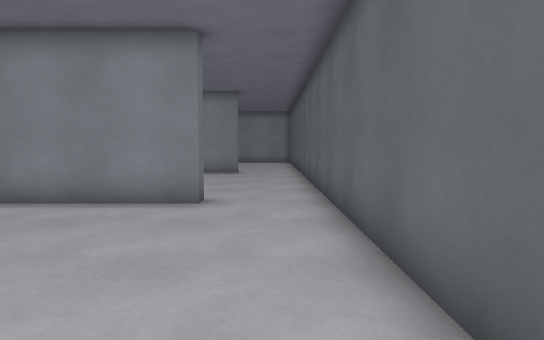
View 1 (above)

17 first-person views from a walk through a Godot game level. The camera is 1.2 m above the floor, tilts 4° down and sees 75° across. The floor is counted in squares, 1 m on a side. Each view is taken from the middle of a square. On the plan, view 1 faces up. The plan holds only what a view shows up to about 14 squares ahead; the rest is blank.

View 2
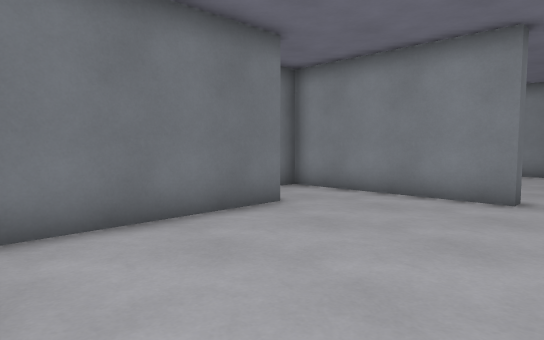

View 3
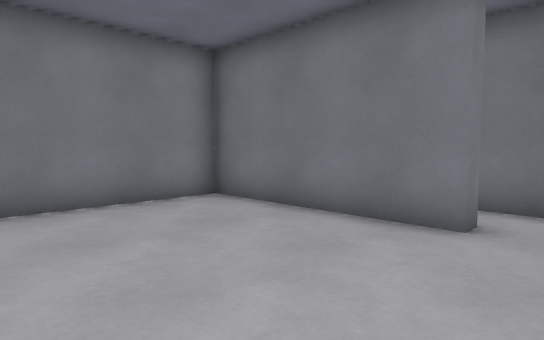

View 4
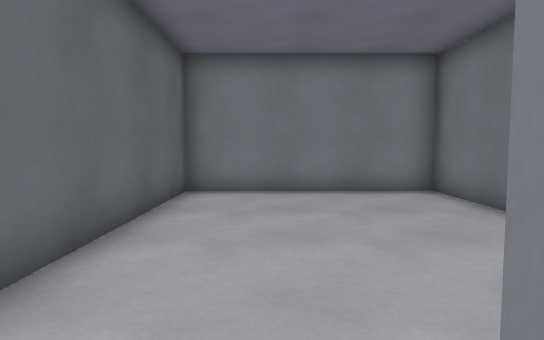

View 5
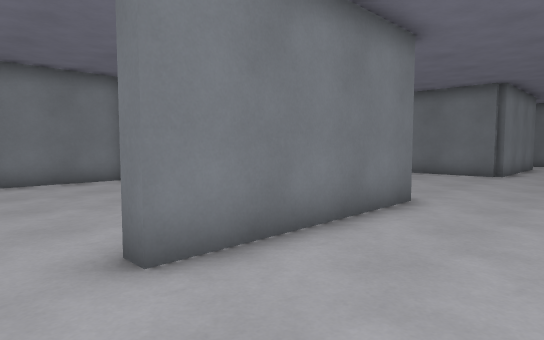

View 6
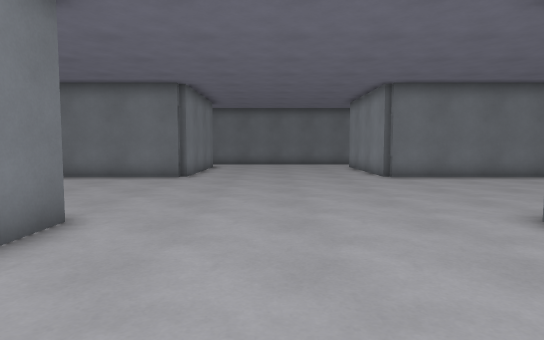

View 7
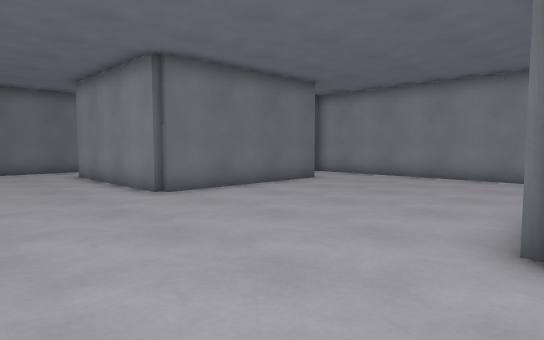

View 8
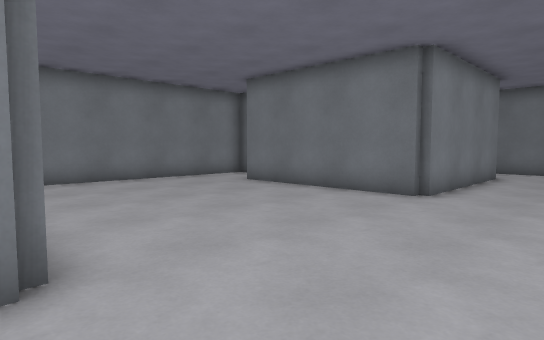

View 9
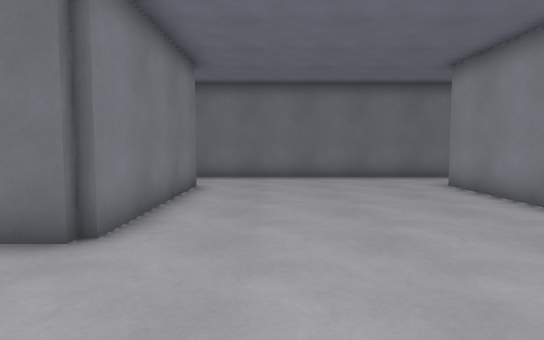

View 10
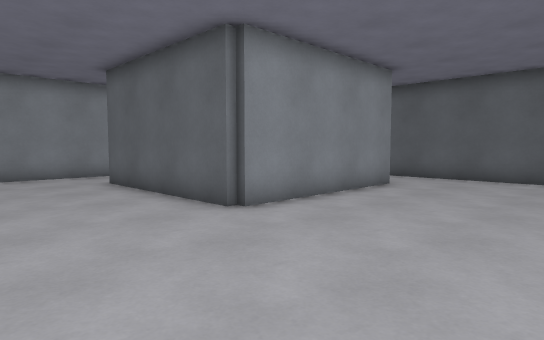

View 11
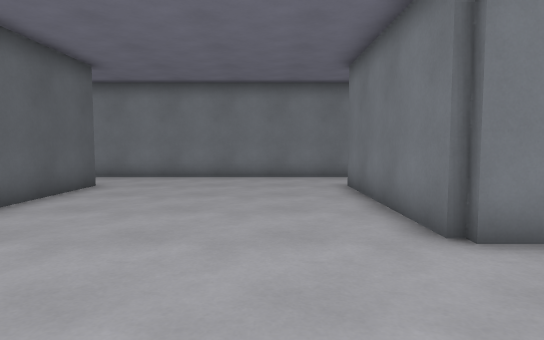

View 12
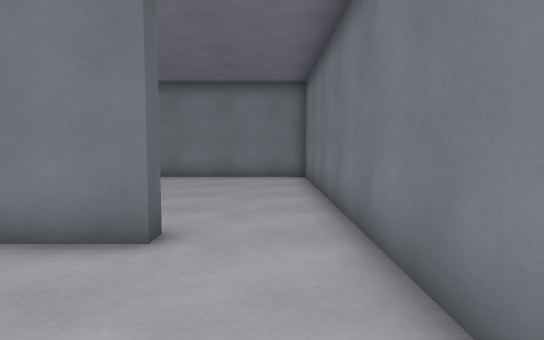

View 13
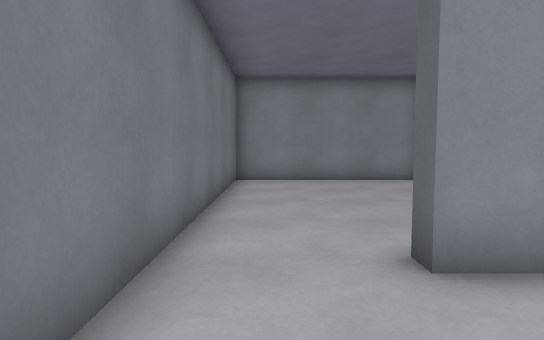

View 14
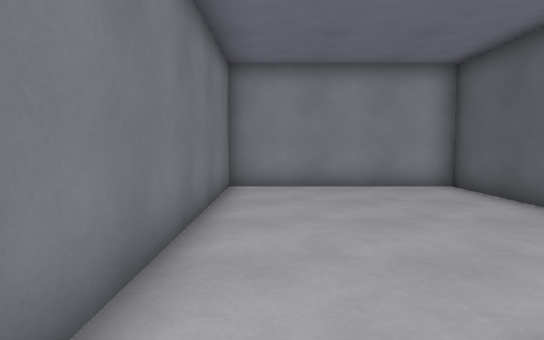

View 15
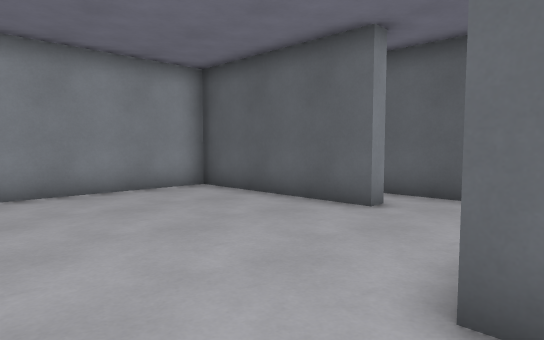

View 16
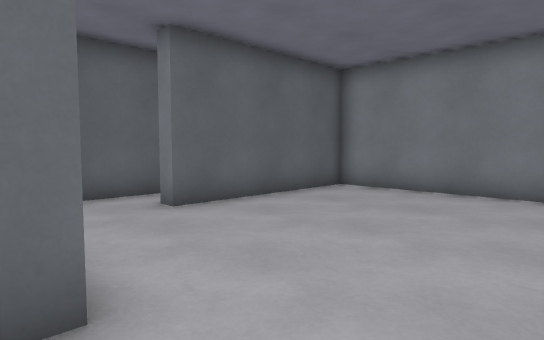

View 17
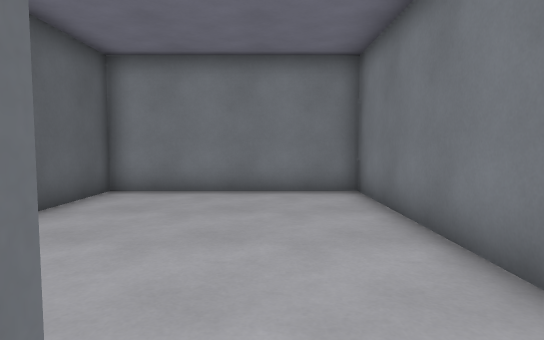

### Floor plan
Ten units are one square. View 1 is at (0, 0); x grows to the right and y downward. Boxes are objects, and circles mark ways between rooms. Rooms are numbered by the first view taken in them; rooms with no view inside come last. Other rooms are left out.
<svg viewBox="-247 -247 265 264">
<path fill="none" stroke="#000" d="M-53 -45 -53 12 13 12 13 -65M-15 -73 -56 -73M-158 -174 -158 -194M-76 -78 -15 -78 -15 -73M-78 -154 -78 -215M-158 -36 -158 -56M-171 -185 -177 -185 -177 -242 -242 -242 -242 12 -177 12 -177 -45 -172 -45M-215 -71 -215 -78 -153 -78 -153 -15M-73 -51 -73 -40M-56 -73 -73 -73M-59 -45 -53 -45M-153 -215 -153 -153 -215 -153 -215 -158M-78 -15 -78 -52M-159 12 -64 12M-14 -153 -75 -153M-86 -242 -136 -242M13 -65 13 -146"/>
<circle cx="-5" cy="-70" r="3" fill="#2a7"/>
<circle cx="-60" cy="-55" r="3" fill="#2a7"/>
<text x="-30" y="-30">1</text>
<text x="-140" y="-110">2</text>
</svg>
Room 1 opens to room 2.

Where each view was taken, in squares from view 1:
view 1: 0 up, 0 right, facing up
view 2: 1 down, 0 right, facing up-left
view 3: 6 up, 0 right, facing down-left
view 4: 8 up, 1 left, facing down
view 5: 11 up, 0 right, facing down-left
view 6: 11 up, 2 left, facing left
view 7: 11 up, 7 left, facing up-left
view 8: 11 up, 7 left, facing down-left
view 9: 10 up, 11 left, facing left
view 10: 10 up, 12 left, facing up-right
view 11: 12 up, 13 left, facing down
view 12: 12 up, 23 left, facing down
view 13: 12 up, 23 left, facing up
view 14: 14 up, 23 left, facing up
view 15: 15 up, 24 left, facing up-right
view 16: 8 up, 24 left, facing down-right
view 17: 8 up, 22 left, facing down
